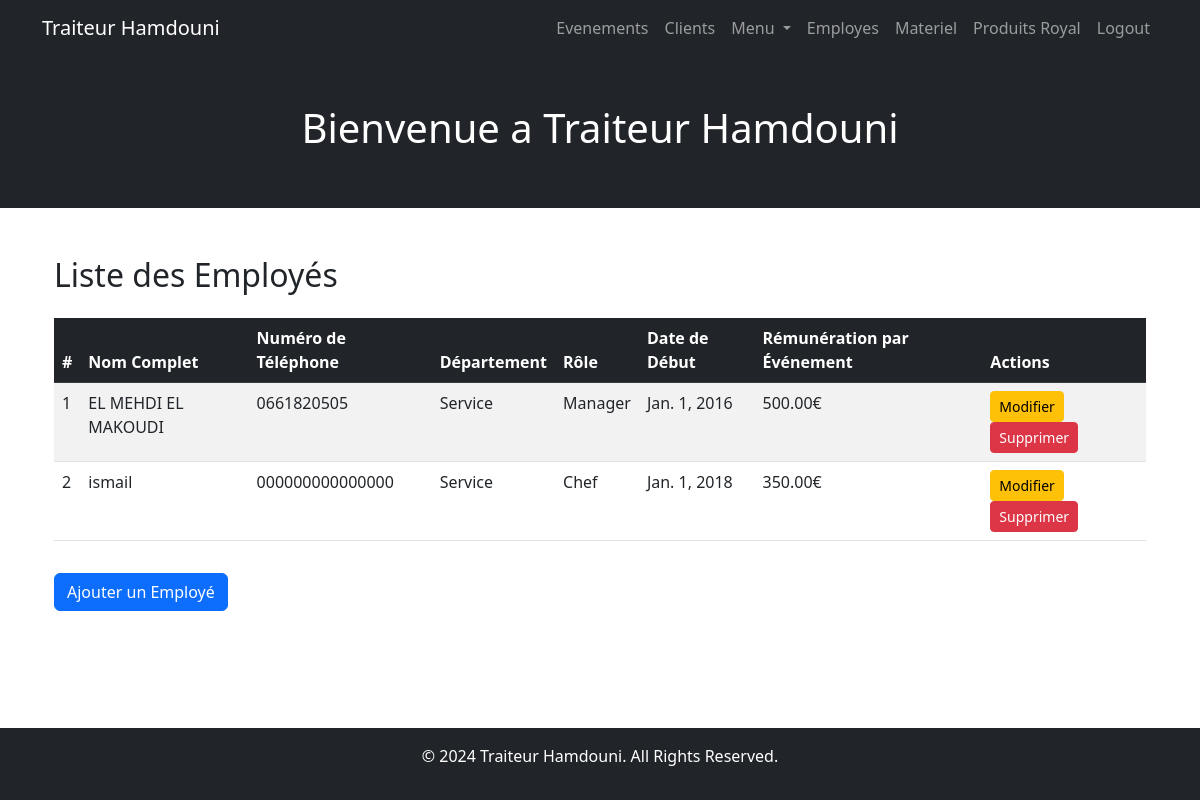
Screenshot of /employees/ (signed in) with the database file from the repository.
### employees/models.py (models this page shows, shortened)
class Employee(models.Model):
    full_name = models.CharField(max_length=255, verbose_name="Full Name")
    phone_number = models.CharField(max_length=15, verbose_name="Phone Number")
    department = models.CharField(max_length=50, choices=DEPARTMENTS, verbose_name="Department")
    role = models.CharField(max_length=50, choices=ROLES, verbose_name="Role")
    start_date = models.DateField(verbose_name="Date of Start")
    pay_per_event = models.DecimalField(max_digits=10, decimal_places=2, verbose_name="Pay Per Event")

### employees/views.py (the view)
# urls.py: path('', employee_list, name='employee_list'),  # List all employees
def employee_list(request):
    employees = Employee.objects.all()
    return render(request, 'employees/employee_list.html', {'employees': employees})

### employees/templates/employees/employee_list.html (shortened to what this page needs)
{% extends 'base.html' %}
{% block content %}
<div class="container mt-4">
    <h2 class="mb-4">Liste des Employés</h2>
    <table class="table table-striped">
        <thead class="table-dark">
            <tr>
                <th>#</th>
                <th>Nom Complet</th>
                <th>Numéro de Téléphone</th>
                <th>Département</th>
                <th>Rôle</th>
                <th>Date de Début</th>
                <th>Rémunération par Événement</th>
                <th>Actions</th>
            </tr>
        </thead>
        <tbody>
            {% for employee in employees %}
            <tr>
                <td>{{ forloop.counter }}</td>
                <td>{{ employee.full_name }}</td>
                <td>{{ employee.phone_number }}</td>
                <td>{{ employee.get_department_display }}</td>
                <td>{{ employee.get_role_display }}</td>
                <td>{{ employee.start_date }}</td>
                <td>{{ employee.pay_per_event }}€</td>
                <td>
                    <a href="{% url 'employees:edit_employee' employee.pk %}" class="btn btn-sm btn-warning">Modifier</a>
                    <a href="{% url 'employees:delete_employee' employee.pk %}" class="btn btn-sm btn-danger">Supprimer</a>
                </td>
            </tr>
            {% empty %}
            <tr>
                <td colspan="8" class="text-center">Aucun employé trouvé.</td>
            </tr>
            {% endfor %}
        </tbody>
    </table>
    <a href="{% url 'employees:add_employee' %}" class="btn btn-primary mt-3">Ajouter un Employé</a>
</div>
{% endblock %}

### client/templates/base.html (style rules this page uses)
html, body { height: 100%; margin: 0; }
body { display: flex; flex-direction: column; }
.container.mt-4 { flex: 1; }

### rows the page displays
Employee: full_name "EL MEHDI EL MAKOUDI", phone_number "0661820505", department "Service", role "Manager", start_date "Jan. 1, 2016", pay_per_event "500.00"
Employee: full_name "ismail", phone_number "000000000000000", department "Service", role "Chef", start_date "Jan. 1, 2018", pay_per_event "350.00"
